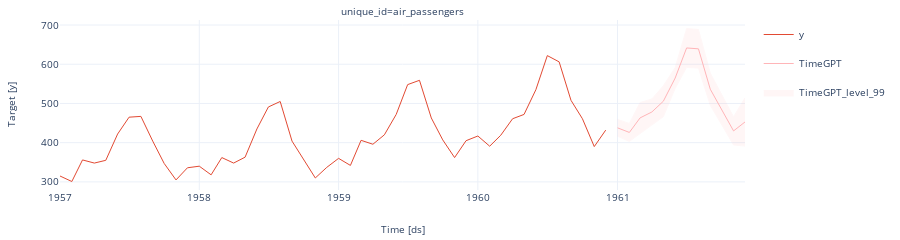

The notebook cell saved with this chart:
### Code cell
plot_series(df, fc, level=[99], engine='plotly', max_insample_length=12*4)
